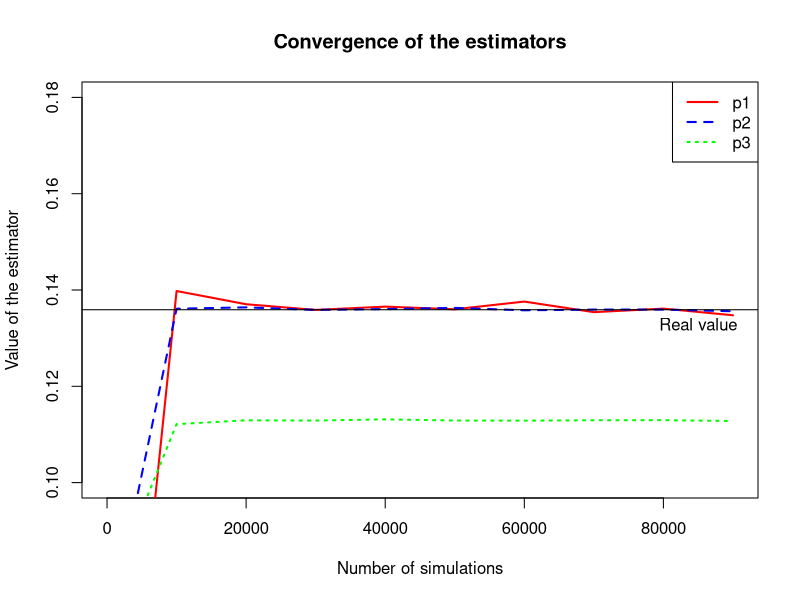

Generate this figure with R: (Note: a time limit stopped this script after it produced the figure.)
boxmuller=function(n)  {
  u1<-runif(n)
  u2<-runif(n)
  x<-c()
  for (i in 1:n)  {
    x<-c(x,sqrt(-2*log(u1[i]))*cos(2*pi*u2[i]))}
  return(x)}

p1=function(n)  {
  normal<-boxmuller(n)
  ind<-normal>=1&normal<=2
  return(1/n*sum(ind))}

h=function(x) {
  return(1/sqrt(2*pi)*exp(-x^2/2))}

p2=function(n)  {
  u<-runif(n,min=1,max=2)
  h_u<-sapply(u,FUN=h)
  return(1/n*sum(h_u))}

h_inv=function(x) {
  return(sqrt(2*pi)*exp(x^2/2))}

p3=function(n)  {
  u<-runif(n,min=1,max=2)
  h_inv_u<-sapply(u,FUN=h_inv)
  return(n/sum(h_inv_u))}


n<-100000
p1_n<-c()
p2_n<-c()
p3_n<-c()
n_range<-seq.int(1,n,n/10)
for (i in n_range)  {
  p1_n <-c(p1_n,p1(i))
  p2_n <-c(p2_n,p2(i))
  p3_n <-c(p3_n,p3(i))}
par(mfrow = c(1, 1))
plot(range(n_range),c(0.1,0.18),type="n",xlab="Number of simulations", ylab="Value of the estimator",
     main="Convergence of the estimators")
lines(n_range,p1_n, col="red",lwd=2)
lines(n_range,p2_n, col="blue", lty=2,lwd=2)
lines(n_range,p3_n, col="green",lty=3,lwd=2)
abline(h=pnorm(2)-pnorm(1),col="black")
legend("topright",c("p1","p2","p3"), 
       lty=c(1,2,3), col=c("red","blue","green"),lwd=c(2,2,2))
text(x =85000 ,y=pnorm(2)-pnorm(1),pos=1,"Real value")


step_precision=function(p,nb_decimals)  {
  target<-pnorm(2)-pnorm(1)
  i<-1000
  while(abs(p(i)-target)>1/2*10^-nb_decimals)
    i<-i+100
  return(i)}
p1_step_precision4<-mean(replicate(100, step_precision(p1,4)))
p2_step_precision4<-mean(replicate(100, step_precision(p2,4)))
